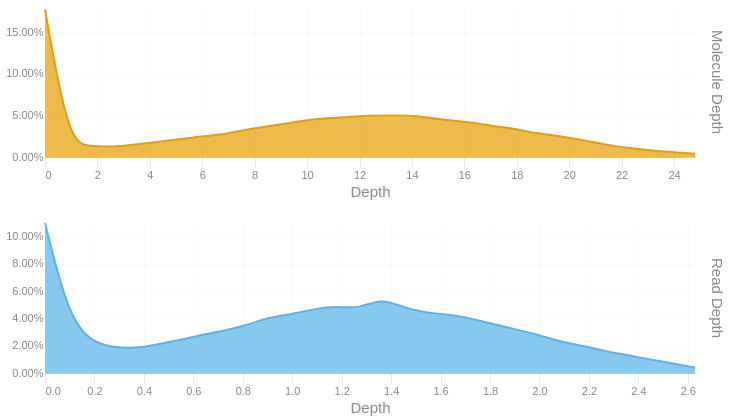

Notebook source saved alongside this figure:
### Code cell
readdep = depth_hist(tb['Read Depth'], q99, 3)
readdep = readdep.with_columns(pl.lit('Read Depth').alias('Metric'))
if not SKIPLR:
    moldep = depth_hist(tb['Molecule Depth'], mol_q99, 1)
    moldep = moldep.with_columns(pl.lit('Molecule Depth').alias('Metric'))
    _hist = pl.concat([readdep, moldep])
    _hist = _hist.filter(pl.col('Proportion') != 0)
    with SafeRender(_hist):
        (
            alt.Chart(_hist)        
            .mark_area(interpolate = "basis")
            .encode(
                x=alt.X('Bin:Q').scale(domainMin=0).axis(alt.Axis(title='Depth')),
                y = alt.Y('Proportion:Q', title = None).axis(format = '.2%'),
                color = alt.Color('Metric:N').legend(None),
                row = alt.Row("Metric:N").header(title = None, labelOrient = 'right'),
                tooltip = [
                    alt.Tooltip("Metric:N", title = "Metric"),
                    alt.Tooltip('Interval:N', title = "Depth Interval"),
                    alt.Tooltip('Proportion:Q', title = "% Alignments").format('.2%')
                ]
            )
            .resolve_scale(x='independent', y='independent')
            .properties(
                height = 150, width = 650,
                usermeta={'embedOptions': {'downloadFileName': f'{samplename}.depth.hist'}}
            )
        ).display()
else:
    readdep = readdep.filter(pl.col('Proportion') != 0)
    with SafeRender(readdep):
        (
            alt.Chart(readdep)        
            .mark_area(interpolate = "basis")
            .encode(
                x=alt.X('Bin:Q').scale(domainMin=0).axis(alt.Axis(title='Depth')),
                y = alt.Y('Proportion:Q', title = None).axis(format = '.2%'),
                tooltip = [
                    alt.Tooltip('Interval:N', title = "Depth Interval"),
                    alt.Tooltip('Proportion:Q', title = "% Alignments").format('.2%')
                ]
            )
            .properties(
                usermeta={'embedOptions': {'downloadFileName': f'{samplename}.depth.hist'}}
            )
        ).display()

### Figure 1 — Vega-Lite specification as saved in the notebook (floating-point values rounded to 4 significant figures)
{"width": 650, "height": 150, "config": {"title": {"anchor": "start", "dy": -15, "fontSize": 18, "color": "#888888", "subtitleColor": "#888888", "subtitleFontSize": 14}, "arc": {"fill": "#0072B2"}, "axis": {"domainColor": "#888888", "domainWidth": 0.5, "gridWidth": 0.2, "grid": false, "titleFontWeight": 400, "titleFontSize": 15, "labelFontSize": 11, "labelColor": "#888888", "tickColor": "#888888", "tickWidth": 0.2, "titleColor": "#888888"}, "axisBand": {"grid": false}, "axisX": {"grid": true, "tickSize": 10, "domainCap": "round"}, "axisY": {"domain": false, "grid": true, "tickSize": 0, "domainCap": "round"}, "background": "transparent", "header": {"labelFontSize": 15, "labelColor": "#888888", "titleFontSize": 15, "titleFontWeight": 600, "titleColor": "#888888"}, "legend": {"labelFont": "sans-serif", "labelFontSize": 12, "labelColor": "#888888", "symbolSize": 100, "symbolType": "circle", "titleFontSize": 12, "titlePadding": 10, "titleColor": "#888888", "title": null}, "range": {"category": ["#E69F00", "#56B4E9", "#009E73", "#F0E442", "#0072B2", "#D55E00", "#CC79A7", "#000000"], "diverging": ["#cfe8f3", "#a2d4ec", "#73bfe2", "#46abdb", "#1696d2", "#12719e"]}, "area": {"fill": "#0072B2", "fillOpacity": 0.7, "line": true, "strokeOpacity": 0.7}, "line": {"color": "#0072B2", "stroke": "#0072B2", "strokeWidth": 2}, "trail": {"color": "#0072B2", "stroke": "#0072B2", "strokeWidth": 0, "size": 1}, "point": {"filled": true, "fillOpacity": 1.0, "size": 95}, "text": {"color": "#888888", "fontSize": 11, "align": "right", "fontWeight": 400, "size": 11}, "bar": {"fill": "#0072B2", "stroke": null}, "view": {"stroke": null, "continuousWidth": 660, "continuousHeight": 400}}, "data": {"name": "data-38095d1edb1dc488f0e91baa49b5d232"}, "mark": {"type": "area", "interpolate": "basis"}, "encoding": {"color": {"field": "Metric", "legend": null, "type": "nominal"}, "row": {"field": "Metric", "header": {"title": null, "labelOrient": "right"}, "type": "nominal"}, "tooltip": [{"field": "Metric", "title": "Metric", "type": "nominal"}, {"field": "Interval", "title": "Depth Interval", "type": "nominal"}, {"field": "Proportion", "format": ".2%", "title": "% Alignments", "type": "quantitative"}], "x": {"axis": {"title": "Depth"}, "field": "Bin", "scale": {"domainMin": 0}, "type": "quantitative"}, "y": {"axis": {"format": ".2%"}, "field": "Proportion", "title": null, "type": "quantitative"}}, "resolve": {"scale": {"x": "independent", "y": "independent"}}, "usermeta": {"embedOptions": {"downloadFileName": "TF26LRJL0078_50B_H_10484332_23Y22YLT4_L7.depth.hist"}}, "$schema": "https://vega.github.io/schema/vega-lite/v6.4.1.json", "datasets": {"data-38095d1edb1dc488f0e91baa49b5d232": [{"Bin": 0.0, "Interval": "0.0-0.091", "Proportion": 0.11, "Metric": "Read Depth"}, {"Bin": 0.091, "Interval": "0.091-0.181", "Proportion": 0.044, "Metric": "Read Depth"}, {"Bin": 0.181, "Interval": "0.181-0.272", "Proportion": 0.023, "Metric": "Read Depth"}, {"Bin": 0.272, "Interval": "0.272-0.363", "Proportion": 0.019, "Metric": "Read Depth"}, {"Bin": 0.363, "Interval": "0.363-0.453", "Proportion": 0.018, "Metric": "Read Depth"}, {"Bin": 0.453, "Interval": "0.453-0.544", "Proportion": 0.021, "Metric": "Read Depth"}, {"Bin": 0.544, "Interval": "0.544-0.635", "Proportion": 0.024, "Metric": "Read Depth"}, {"Bin": 0.635, "Interval": "0.635-0.725", "Proportion": 0.028, "Metric": "Read Depth"}, {"Bin": 0.725, "Interval": "0.725-0.816", "Proportion": 0.031, "Metric": "Read Depth"}, {"Bin": 0.816, "Interval": "0.816-0.907", "Proportion": 0.035, "Metric": "Read Depth"}, {"Bin": 0.907, "Interval": "0.907-0.997", "Proportion": 0.041, "Metric": "Read Depth"}, {"Bin": 0.997, "Interval": "0.997-1.088", "Proportion": 0.043, "Metric": "Read Depth"}, {"Bin": 1.088, "Interval": "1.088-1.179", "Proportion": 0.047, "Metric": "Read Depth"}, {"Bin": 1.179, "Interval": "1.179-1.269", "Proportion": 0.049, "Metric": "Read Depth"}, {"Bin": 1.269, "Interval": "1.269-1.36", "Proportion": 0.047, "Metric": "Read Depth"}, {"Bin": 1.36, "Interval": "1.36-1.451", "Proportion": 0.055, "Metric": "Read Depth"}, {"Bin": 1.451, "Interval": "1.451-1.541", "Proportion": 0.048, "Metric": "Read Depth"}, {"Bin": 1.541, "Interval": "1.541-1.632", "Proportion": 0.044, "Metric": "Read Depth"}, {"Bin": 1.632, "Interval": "1.632-1.723", "Proportion": 0.043, "Metric": "Read Depth"}, {"Bin": 1.723, "Interval": "1.723-1.813", "Proportion": 0.04, "Metric": "Read Depth"}, {"Bin": 1.813, "Interval": "1.813-1.904", "Proportion": 0.036, "Metric": "Read Depth"}, {"Bin": 1.904, "Interval": "1.904-1.995", "Proportion": 0.032, "Metric": "Read Depth"}, {"Bin": 1.995, "Interval": "1.995-2.085", "Proportion": 0.028, "Metric": "Read Depth"}, {"Bin": 2.085, "Interval": "2.085-2.176", "Proportion": 0.023, "Metric": "Read Depth"}, {"Bin": 2.176, "Interval": "2.176-2.267", "Proportion": 0.02, "Metric": "Read Depth"}, {"Bin": 2.267, "Interval": "2.267-2.357", "Proportion": 0.016, "Metric": "Read Depth"}, {"Bin": 2.357, "Interval": "2.357-2.448", "Proportion": 0.013, "Metric": "Read Depth"}, {"Bin": 2.448, "Interval": "2.448-2.539", "Proportion": 0.01, "Metric": "Read Depth"}, {"Bin": 2.539, "Interval": "2.539-2.629", "Proportion": 0.007, "Metric": "Read Depth"}, {"Bin": 2.629, "Interval": "2.629-2.72", "Proportion": 0.004, "Metric": "Read Depth"}, {"Bin": 0.0, "Interval": "0.0-0.9", "Proportion": 0.177, "Metric": "Molecule Depth"}, {"Bin": 0.9, "Interval": "0.9-1.7", "Proportion": 0.017, "Metric": "Molecule Depth"}, {"Bin": 1.7, "Interval": "1.7-2.6", "Proportion": 0.013, "Metric": "Molecule Depth"}, {"Bin": 2.6, "Interval": "2.6-3.4", "Proportion": 0.012, "Metric": "Molecule Depth"}, {"Bin": 3.4, "Interval": "3.4-4.3", "Proportion": 0.015, "Metric": "Molecule Depth"}, {"Bin": 4.3, "Interval": "4.3-5.1", "Proportion": 0.018, "Metric": "Molecule Depth"}, {"Bin": 5.1, "Interval": "5.1-6.0", "Proportion": 0.021, "Metric": "Molecule Depth"}, {"Bin": 6.0, "Interval": "6.0-6.8", "Proportion": 0.025, "Metric": "Molecule Depth"}, {"Bin": 6.8, "Interval": "6.8-7.7", "Proportion": 0.027, "Metric": "Molecule Depth"}, {"Bin": 7.7, "Interval": "7.7-8.5", "Proportion": 0.033, "Metric": "Molecule Depth"}, {"Bin": 8.5, "Interval": "8.5-9.4", "Proportion": 0.037, "Metric": "Molecule Depth"}, {"Bin": 9.4, "Interval": "9.4-10.3", "Proportion": 0.041, "Metric": "Molecule Depth"}, {"Bin": 10.3, "Interval": "10.3-11.1", "Proportion": 0.046, "Metric": "Molecule Depth"}, {"Bin": 11.1, "Interval": "11.1-12.0", "Proportion": 0.047, "Metric": "Molecule Depth"}, {"Bin": 12.0, "Interval": "12.0-12.8", "Proportion": 0.049, "Metric": "Molecule Depth"}, {"Bin": 12.8, "Interval": "12.8-13.7", "Proportion": 0.05, "Metric": "Molecule Depth"}, {"Bin": 13.7, "Interval": "13.7-14.5", "Proportion": 0.05, "Metric": "Molecule Depth"}, {"Bin": 14.5, "Interval": "14.5-15.4", "Proportion": 0.048, "Metric": "Molecule Depth"}, {"Bin": 15.4, "Interval": "15.4-16.2", "Proportion": 0.044, "Metric": "Molecule Depth"}, {"Bin": 16.2, "Interval": "16.2-17.1", "Proportion": 0.042, "Metric": "Molecule Depth"}, {"Bin": 17.1, "Interval": "17.1-17.9", "Proportion": 0.037, "Metric": "Molecule Depth"}, {"Bin": 17.9, "Interval": "17.9-18.8", "Proportion": 0.034, "Metric": "Molecule Depth"}, {"Bin": 18.8, "Interval": "18.8-19.7", "Proportion": 0.028, "Metric": "Molecule Depth"}, {"Bin": 19.7, "Interval": "19.7-20.5", "Proportion": 0.025, "Metric": "Molecule Depth"}, {"Bin": 20.5, "Interval": "20.5-21.4", "Proportion": 0.02, "Metric": "Molecule Depth"}, {"Bin": 21.4, "Interval": "21.4-22.2", "Proportion": 0.015, "Metric": "Molecule Depth"}, {"Bin": 22.2, "Interval": "22.2-23.1", "Proportion": 0.011, "Metric": "Molecule Depth"}, {"Bin": 23.1, "Interval": "23.1-23.9", "Proportion": 0.008, "Metric": "Molecule Depth"}, {"Bin": 23.9, "Interval": "23.9-24.8", "Proportion": 0.006, "Metric": "Molecule Depth"}, {"Bin": 24.8, "Interval": "24.8-25.64", "Proportion": 0.004, "Metric": "Molecule Depth"}]}}
